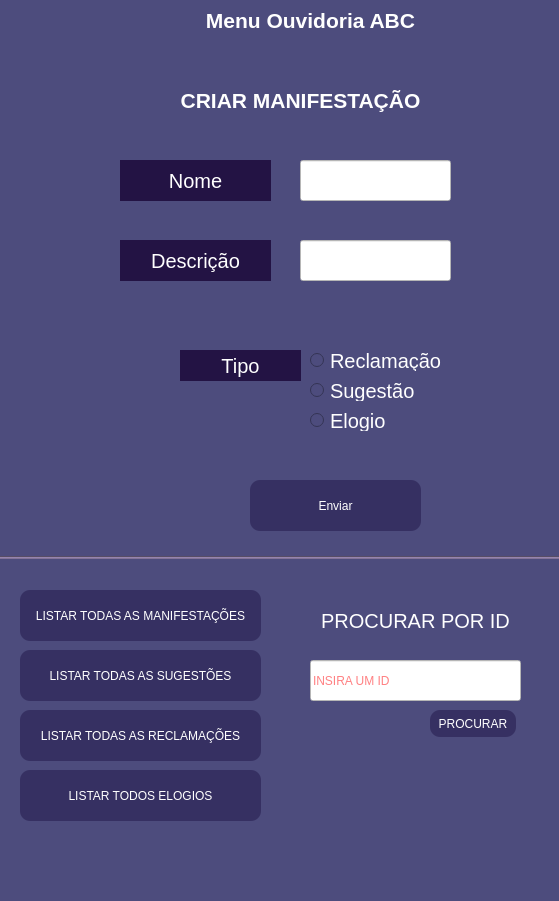
<?xml version="1.0" encoding="UTF-8"?>
<ui version="4.0">
 <class>MainWindow</class>
 <widget class="QMainWindow" name="MainWindow">
  <property name="enabled">
   <bool>true</bool>
  </property>
  <property name="geometry">
   <rect>
    <x>0</x>
    <y>0</y>
    <width>559</width>
    <height>901</height>
   </rect>
  </property>
  <property name="windowTitle">
   <string>MainWindow</string>
  </property>
  <property name="styleSheet">
   <string notr="true">background-color: rgb(77, 76, 125);</string>
  </property>
  <widget class="QWidget" name="centralwidget">
   <widget class="QLabel" name="label">
    <property name="geometry">
     <rect>
      <x>190</x>
      <y>-20</y>
      <width>241</width>
      <height>81</height>
     </rect>
    </property>
    <property name="font">
     <font>
      <pointsize>16</pointsize>
      <weight>75</weight>
      <bold>true</bold>
      <underline>false</underline>
     </font>
    </property>
    <property name="styleSheet">
     <string notr="true">color:rgb(255, 255, 255);</string>
    </property>
    <property name="text">
     <string>Menu Ouvidoria ABC</string>
    </property>
    <property name="alignment">
     <set>Qt::AlignCenter</set>
    </property>
   </widget>
   <widget class="QLabel" name="label_3">
    <property name="geometry">
     <rect>
      <x>120</x>
      <y>240</y>
      <width>151</width>
      <height>41</height>
     </rect>
    </property>
    <property name="font">
     <font>
      <pointsize>15</pointsize>
     </font>
    </property>
    <property name="styleSheet">
     <string notr="true">background-color: rgb(35, 19, 68);
color:rgb(255, 255, 255);</string>
    </property>
    <property name="text">
     <string>Descrição</string>
    </property>
    <property name="alignment">
     <set>Qt::AlignCenter</set>
    </property>
   </widget>
   <widget class="QLabel" name="label_4">
    <property name="geometry">
     <rect>
      <x>120</x>
      <y>160</y>
      <width>151</width>
      <height>41</height>
     </rect>
    </property>
    <property name="font">
     <font>
      <pointsize>15</pointsize>
     </font>
    </property>
    <property name="styleSheet">
     <string notr="true">color:rgb(255, 255, 255);
background-color: rgb(35, 19, 68);</string>
    </property>
    <property name="text">
     <string>Nome</string>
    </property>
    <property name="alignment">
     <set>Qt::AlignCenter</set>
    </property>
   </widget>
   <widget class="QLineEdit" name="lineEdit_2">
    <property name="geometry">
     <rect>
      <x>300</x>
      <y>160</y>
      <width>151</width>
      <height>41</height>
     </rect>
    </property>
    <property name="styleSheet">
     <string notr="true">background-color: rgb(255, 255, 255);</string>
    </property>
   </widget>
   <widget class="QLineEdit" name="lineEdit_4">
    <property name="geometry">
     <rect>
      <x>300</x>
      <y>240</y>
      <width>151</width>
      <height>41</height>
     </rect>
    </property>
    <property name="styleSheet">
     <string notr="true">background-color: rgb(255, 255, 255);</string>
    </property>
   </widget>
   <widget class="QRadioButton" name="radioButton">
    <property name="geometry">
     <rect>
      <x>310</x>
      <y>350</y>
      <width>141</width>
      <height>21</height>
     </rect>
    </property>
    <property name="font">
     <font>
      <pointsize>15</pointsize>
     </font>
    </property>
    <property name="styleSheet">
     <string notr="true">color:rgb(255, 255, 255);</string>
    </property>
    <property name="text">
     <string>Reclamação</string>
    </property>
   </widget>
   <widget class="QRadioButton" name="radioButton_2">
    <property name="geometry">
     <rect>
      <x>310</x>
      <y>380</y>
      <width>111</width>
      <height>21</height>
     </rect>
    </property>
    <property name="font">
     <font>
      <pointsize>15</pointsize>
     </font>
    </property>
    <property name="styleSheet">
     <string notr="true">color:rgb(255, 255, 255);</string>
    </property>
    <property name="text">
     <string>Sugestão</string>
    </property>
   </widget>
   <widget class="QRadioButton" name="radioButton_3">
    <property name="geometry">
     <rect>
      <x>310</x>
      <y>410</y>
      <width>104</width>
      <height>21</height>
     </rect>
    </property>
    <property name="font">
     <font>
      <pointsize>15</pointsize>
     </font>
    </property>
    <property name="styleSheet">
     <string notr="true">color:rgb(255, 255, 255);</string>
    </property>
    <property name="text">
     <string>Elogio</string>
    </property>
   </widget>
   <widget class="QLabel" name="label_5">
    <property name="geometry">
     <rect>
      <x>180</x>
      <y>350</y>
      <width>121</width>
      <height>31</height>
     </rect>
    </property>
    <property name="font">
     <font>
      <pointsize>15</pointsize>
     </font>
    </property>
    <property name="styleSheet">
     <string notr="true">background-color: rgb(35, 19, 68);
color:rgb(255, 255, 255);</string>
    </property>
    <property name="text">
     <string>Tipo</string>
    </property>
    <property name="alignment">
     <set>Qt::AlignCenter</set>
    </property>
   </widget>
   <widget class="QPushButton" name="pushButton">
    <property name="geometry">
     <rect>
      <x>250</x>
      <y>480</y>
      <width>171</width>
      <height>51</height>
     </rect>
    </property>
    <property name="styleSheet">
     <string notr="true">background-color:rgb(54, 48, 98);
border-radius: 10px;
color:rgb(255, 255, 255);</string>
    </property>
    <property name="text">
     <string>Enviar</string>
    </property>
   </widget>
   <widget class="QPushButton" name="pushButton_2">
    <property name="geometry">
     <rect>
      <x>20</x>
      <y>590</y>
      <width>241</width>
      <height>51</height>
     </rect>
    </property>
    <property name="styleSheet">
     <string notr="true">background-color:rgb(54, 48, 98);
border-radius: 10px;
color:rgb(255, 255, 255);</string>
    </property>
    <property name="text">
     <string>LISTAR TODAS AS MANIFESTAÇÕES</string>
    </property>
   </widget>
   <widget class="QLabel" name="label_2">
    <property name="geometry">
     <rect>
      <x>180</x>
      <y>60</y>
      <width>241</width>
      <height>81</height>
     </rect>
    </property>
    <property name="font">
     <font>
      <pointsize>16</pointsize>
      <weight>75</weight>
      <bold>true</bold>
      <underline>false</underline>
     </font>
    </property>
    <property name="styleSheet">
     <string notr="true">color:rgb(255, 255, 255);</string>
    </property>
    <property name="text">
     <string>CRIAR MANIFESTAÇÃO</string>
    </property>
    <property name="alignment">
     <set>Qt::AlignCenter</set>
    </property>
   </widget>
   <widget class="Line" name="line">
    <property name="geometry">
     <rect>
      <x>0</x>
      <y>556</y>
      <width>2000</width>
      <height>3</height>
     </rect>
    </property>
    <property name="styleSheet">
     <string notr="true">background-color:rgb(130, 115, 151);
color: none;</string>
    </property>
    <property name="orientation">
     <enum>Qt::Horizontal</enum>
    </property>
   </widget>
   <widget class="QPushButton" name="pushButton_3">
    <property name="geometry">
     <rect>
      <x>20</x>
      <y>650</y>
      <width>241</width>
      <height>51</height>
     </rect>
    </property>
    <property name="styleSheet">
     <string notr="true">background-color:rgb(54, 48, 98);
border-radius: 10px;
color:rgb(255, 255, 255);</string>
    </property>
    <property name="text">
     <string>LISTAR TODAS AS SUGESTÕES</string>
    </property>
   </widget>
   <widget class="QPushButton" name="pushButton_4">
    <property name="geometry">
     <rect>
      <x>20</x>
      <y>710</y>
      <width>241</width>
      <height>51</height>
     </rect>
    </property>
    <property name="styleSheet">
     <string notr="true">background-color:rgb(54, 48, 98);
border-radius: 10px;
color:rgb(255, 255, 255);</string>
    </property>
    <property name="text">
     <string>LISTAR TODAS AS RECLAMAÇÕES</string>
    </property>
   </widget>
   <widget class="QPushButton" name="pushButton_5">
    <property name="geometry">
     <rect>
      <x>20</x>
      <y>770</y>
      <width>241</width>
      <height>51</height>
     </rect>
    </property>
    <property name="styleSheet">
     <string notr="true">background-color:rgb(54, 48, 98);
border-radius: 10px;
color:rgb(255, 255, 255);</string>
    </property>
    <property name="text">
     <string>LISTAR TODOS ELOGIOS</string>
    </property>
   </widget>
   <widget class="QLabel" name="label_6">
    <property name="geometry">
     <rect>
      <x>310</x>
      <y>600</y>
      <width>211</width>
      <height>41</height>
     </rect>
    </property>
    <property name="font">
     <font>
      <pointsize>15</pointsize>
     </font>
    </property>
    <property name="styleSheet">
     <string notr="true">background-color:rgb(77, 76, 125);
color:rgb(255, 255, 255);</string>
    </property>
    <property name="text">
     <string>PROCURAR POR ID</string>
    </property>
    <property name="alignment">
     <set>Qt::AlignCenter</set>
    </property>
   </widget>
   <widget class="QLineEdit" name="lineEdit_3">
    <property name="geometry">
     <rect>
      <x>310</x>
      <y>660</y>
      <width>211</width>
      <height>41</height>
     </rect>
    </property>
    <property name="styleSheet">
     <string notr="true">background-color: rgb(255, 255, 255);
color:rgb(255, 2, 6);</string>
    </property>
    <property name="text">
     <string/>
    </property>
    <property name="placeholderText">
     <string>INSIRA UM ID</string>
    </property>
   </widget>
   <widget class="QPushButton" name="pushButton_6">
    <property name="geometry">
     <rect>
      <x>430</x>
      <y>710</y>
      <width>86</width>
      <height>27</height>
     </rect>
    </property>
    <property name="styleSheet">
     <string notr="true">background-color:rgb(54, 48, 98);
border-radius: 10px;
color:rgb(255, 255, 255);</string>
    </property>
    <property name="text">
     <string>PROCURAR</string>
    </property>
   </widget>
  </widget>
  <widget class="QMenuBar" name="menubar">
   <property name="geometry">
    <rect>
     <x>0</x>
     <y>0</y>
     <width>559</width>
     <height>24</height>
    </rect>
   </property>
  </widget>
  <widget class="QStatusBar" name="statusbar"/>
 </widget>
 <resources/>
 <connections/>
</ui>
